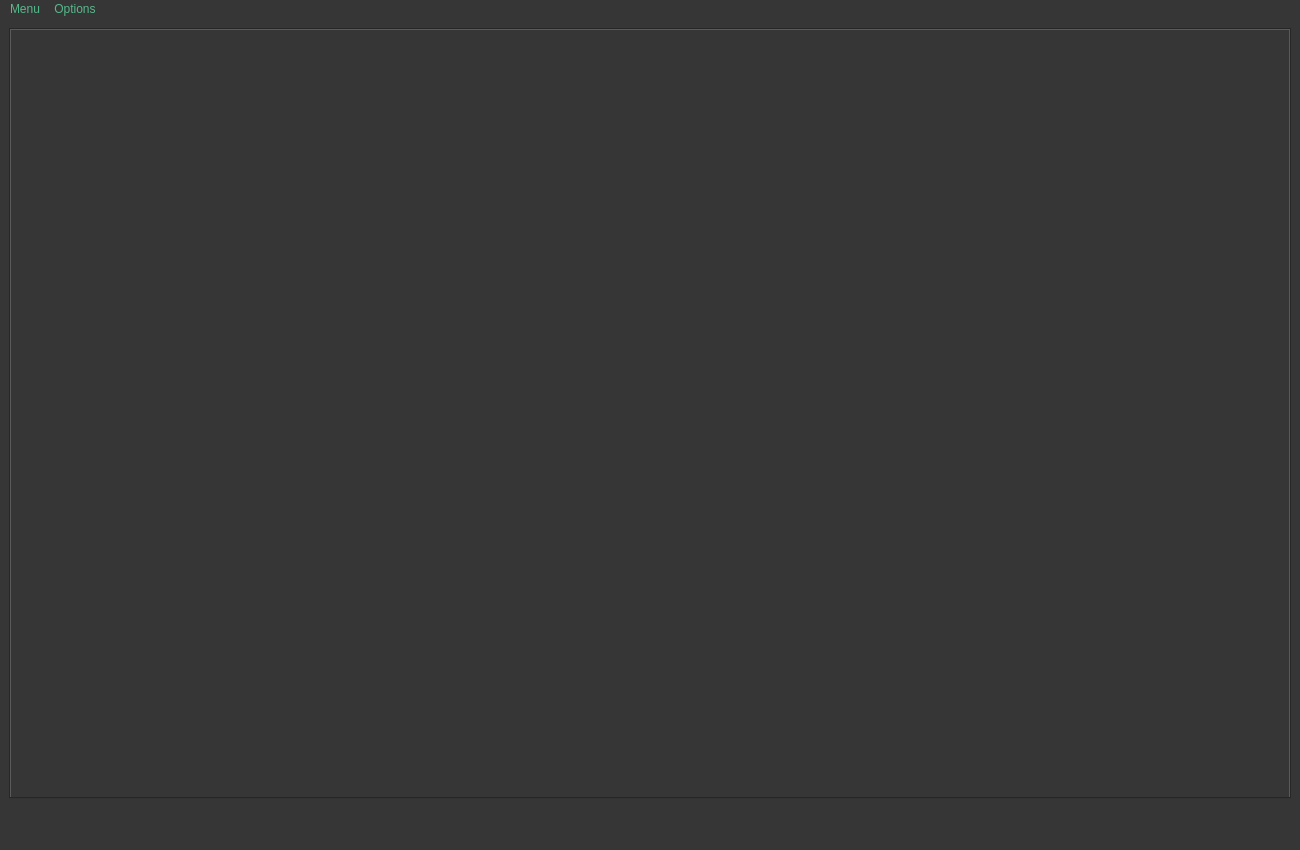
<?xml version="1.0" encoding="UTF-8"?>
<ui version="4.0">
 <class>MainWindow</class>
 <widget class="QMainWindow" name="MainWindow">
  <property name="geometry">
   <rect>
    <x>0</x>
    <y>0</y>
    <width>1300</width>
    <height>850</height>
   </rect>
  </property>
  <property name="minimumSize">
   <size>
    <width>1300</width>
    <height>850</height>
   </size>
  </property>
  <property name="windowTitle">
   <string>MainWindow</string>
  </property>
  <property name="styleSheet">
   <string notr="true">QWidget
{
	color: rgb(86, 184, 139);
	background-color: rgb(54, 54, 54);
	selection-background-color: rgb(58, 152, 112);
}

QLabel#globalErrorLabel
{
	color: rgb(217, 174, 23);
}

QTabBar::tab:top:selected {
    background-color: rgb(58, 152, 112);
    color: rgb(54, 54, 54);
}
</string>
  </property>
  <widget class="QWidget" name="centralwidget">
   <property name="styleSheet">
    <string notr="true"/>
   </property>
   <layout class="QVBoxLayout" name="verticalLayout">
    <item>
     <widget class="QTabWidget" name="tabWidget">
      <property name="minimumSize">
       <size>
        <width>600</width>
        <height>300</height>
       </size>
      </property>
      <property name="currentIndex">
       <number>-1</number>
      </property>
     </widget>
    </item>
    <item>
     <widget class="QLabel" name="globalErrorLabel">
      <property name="styleSheet">
       <string notr="true"/>
      </property>
      <property name="text">
       <string/>
      </property>
     </widget>
    </item>
   </layout>
  </widget>
  <widget class="QMenuBar" name="menubar">
   <property name="geometry">
    <rect>
     <x>0</x>
     <y>0</y>
     <width>1300</width>
     <height>26</height>
    </rect>
   </property>
   <widget class="QMenu" name="menuMenu">
    <property name="font">
     <font>
      <pointsize>13</pointsize>
      <weight>50</weight>
      <bold>false</bold>
     </font>
    </property>
    <property name="title">
     <string>Menu</string>
    </property>
    <addaction name="actionCloseSession"/>
    <addaction name="actionExit"/>
   </widget>
   <widget class="QMenu" name="menuOptions">
    <property name="font">
     <font>
      <pointsize>13</pointsize>
     </font>
    </property>
    <property name="title">
     <string>Options</string>
    </property>
    <addaction name="actionSearch"/>
    <addaction name="actionSaveConfig"/>
   </widget>
   <addaction name="menuMenu"/>
   <addaction name="menuOptions"/>
  </widget>
  <widget class="QStatusBar" name="statusbar"/>
  <action name="actionCloseSession">
   <property name="text">
    <string>Close Session</string>
   </property>
   <property name="font">
    <font/>
   </property>
  </action>
  <action name="actionExit">
   <property name="text">
    <string>Exit</string>
   </property>
   <property name="font">
    <font/>
   </property>
  </action>
  <action name="actionSearch">
   <property name="text">
    <string>Search</string>
   </property>
   <property name="font">
    <font/>
   </property>
  </action>
  <action name="actionSaveConfig">
   <property name="text">
    <string>Save configuration</string>
   </property>
   <property name="font">
    <font/>
   </property>
  </action>
 </widget>
 <resources/>
 <connections/>
</ui>
